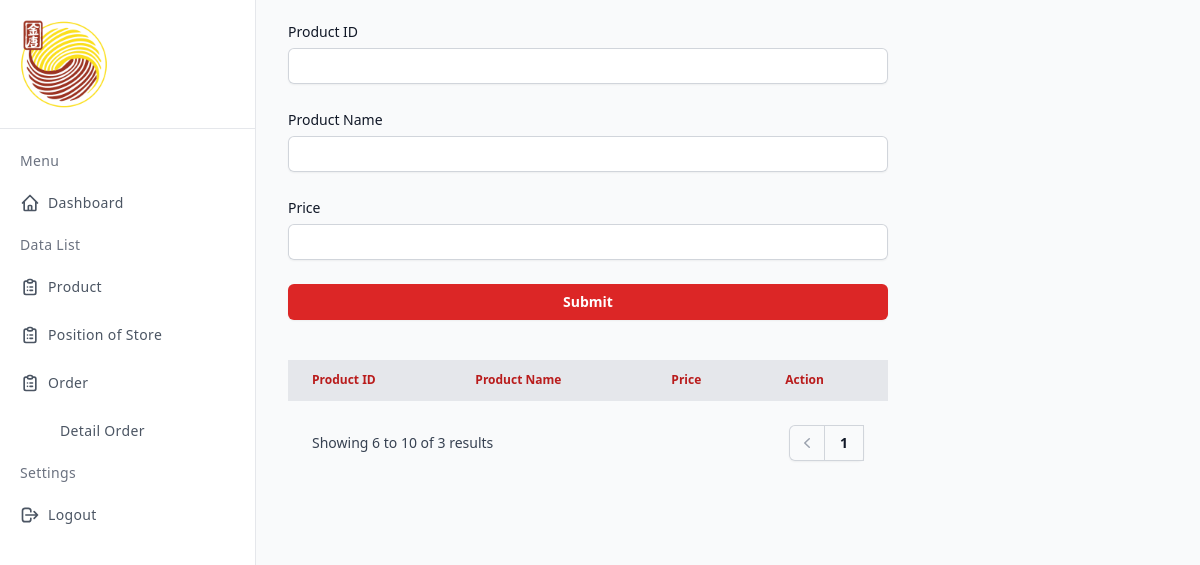
The app's page /produk/produk.php?page=2, older data.
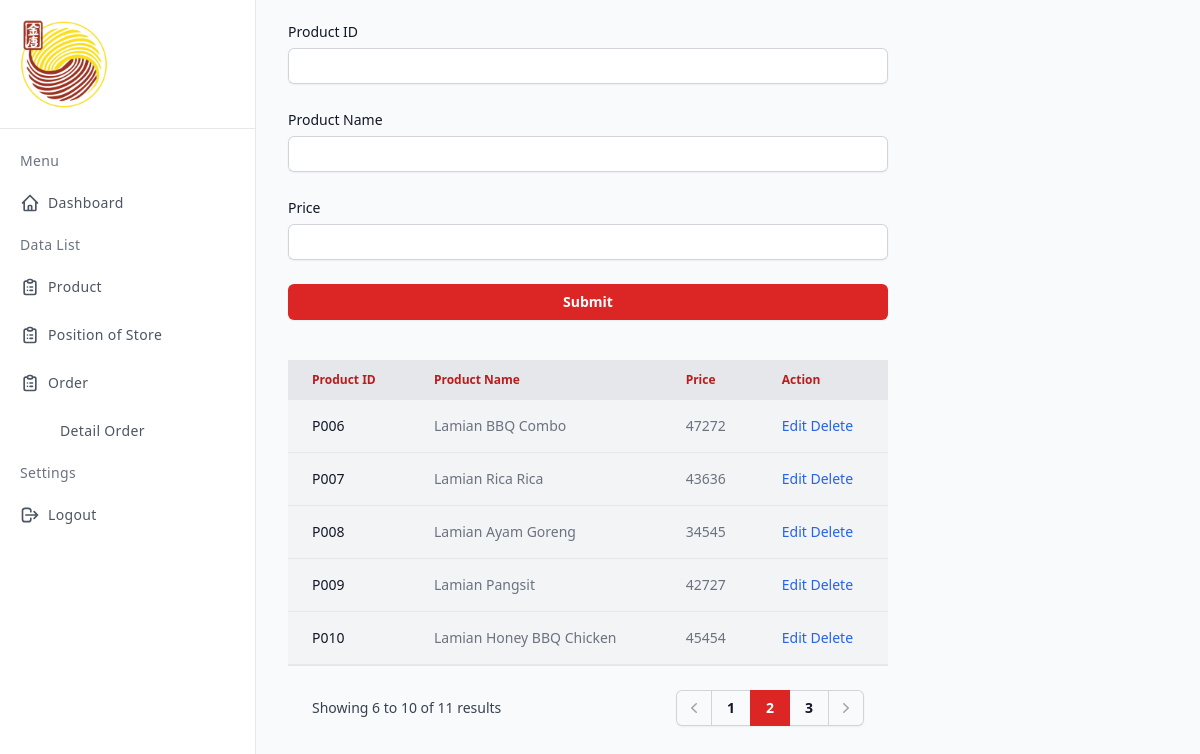
The same page, newer data.
### tables this page shows
CREATE TABLE `produk` (
  `idproduk` varchar(12) NOT NULL,
  `namaproduk` varchar(50) DEFAULT NULL,
  `hargaproduk` int(11) DEFAULT NULL
);

### produk/produk.php (the view, shortened to what this page needs)
<?php
    include '../koneksi.php';
    $dataPerPage = 5;
    $totalData = mysqli_num_rows(mysqli_query($conn, "SELECT * FROM produk"));
    $totalPage = ceil($totalData / $dataPerPage);
    $currentPage = (isset($_GET["page"]))? $_GET["page"] : 1;
    $firstData = ($currentPage - 1) * $dataPerPage;
    $lastPageItemCount = $totalData % $dataPerPage;
?>
<!DOCTYPE html>
<html lang="en">
<head>
    <script src="https://cdn.tailwindcss.com"></script>
    <link rel="stylesheet" href="../assets/style/style.css">
</head>
<body>
    <div class="min-h-screen flex flex-col flex-auto flex-shrink-0 antialiased bg-gray-50 text-gray-800">
        <div class="flex">
            <div class="fixed flex flex-col top-0 left-0 w-64 bg-white h-full border-r">
            <div class="flex p-4 h-auto border-b">
                <div class="w-24 block">
                    <img src="../assets/images/logo-golam.png" alt="">
                </div>
            </div>
            <div class="overflow-y-auto overflow-x-hidden flex-grow">
            <ul class="flex flex-col py-4 space-y-1">
                <li class="px-5">
                <div class="flex flex-row items-center h-8">
                    <div class="text-sm font-light tracking-wide text-gray-500">Menu</div>
                </div>
                </li>
                <li>
                <a href="../home.php" class="relative flex flex-row items-center h-11 focus:outline-none hover:bg-gray-50 text-gray-600 hover:text-gray-800 border-l-4 border-transparent hover:border-red-500 pr-6">
                    <span class="inline-flex justify-center items-center ml-4">
                    </span>
                    <span class="ml-2 text-sm tracking-wide truncate">Dashboard</span>
                </a>
                </li>
                <li class="px-5">
                <div class="flex flex-row items-center h-8">
                    <div class="text-sm font-light tracking-wide text-gray-500">Data List</div>
                </div>
                </li>
                <li>
                <a href="../produk/produk.php" class="relative flex flex-row items-center h-11 focus:outline-none hover:bg-gray-50 text-gray-600 hover:text-gray-800 border-l-4 border-transparent hover:border-red-500 pr-6">
                    <span class="inline-flex justify-center items-center ml-4">
                    </span>
                    <span class="ml-2 text-sm tracking-wide truncate">Product</span>
                </a>
                </li>
                <li>
                <a href="../pos/pos.php" class="relative flex flex-row items-center h-11 focus:outline-none hover:bg-gray-50 text-gray-600 hover:text-gray-800 border-l-4 border-transparent hover:border-red-500 pr-6">
                    <span class="inline-flex justify-center items-center ml-4">
                    </span>
                    <span class="ml-2 text-sm tracking-wide truncate">Position of Store</span>
                </a>
                </li>
                <li>
                <a href="../order/order.php" class="relative flex flex-row items-center h-11 focus:outline-none hover:bg-gray-50 text-gray-600 hover:text-gray-800 border-l-4 border-transparent hover:border-red-500 pr-6">
                    <span class="inline-flex justify-center items-center ml-4">
                    </span>
                    <span class="ml-2 text-sm tracking-wide truncate">Order</span>
                </a>
                </li>
                <li>
                <a href="../order/order-detail.php" class="pl-12 relative flex flex-row items-center h-11 focus:outline-none hover:bg-gray-50 text-gray-600 hover:text-gray-800 border-l-4 border-transparent hover:border-red-500 pr-6">
                    <span class="ml-2 text-sm tracking-wide truncate">Detail Order</span>
                </a>
                </li>
                <li class="px-5">
                <div class="flex flex-row items-center h-8">
                    <div class="text-sm font-light tracking-wide text-gray-500">Settings</div>
                </div>
                </li>
                <li>
                    <a href="../index.php" class="relative flex flex-row items-center h-11 focus:outline-none hover:bg-gray-50 text-gray-600 hover:text-gray-800 border-l-4 border-transparent hover:border-red-500 pr-6">
                        <span class="inline-flex justify-center items-center ml-4">
                        <svg class="w-5 h-5" fill="none" stroke="currentColor" viewBox="0 0 24 24" xmlns="http://www.w3.org/2000/svg"><path stroke-linecap="round" stroke-linejoin="round" stroke-width="2" d="M17 16l4-4m0 0l-4-4m4 4H7m6 4v1a3 3 0 01-3 3H6a3 3 0 01-3-3V7a3 3 0 013-3h4a3 3 0 013 3v1"></path></svg>
                        </span>
                        <span class="ml-2 text-sm tracking-wide truncate">Logout</span>
                    </a>
                </li>
            </ul>
            </div>
            </div>
            <div class="flex flex-grow">
                <div class="mt-5 ml-72 mx-auto w-3/6">
                    <div class="flex">
                    <form class="space-y-6 w-full" action="#" method="POST">
                        <div>
                            <label
                                for="text"
                                class="block text-sm font-medium leading-6 text-gray-900"
                                >Product ID</label
                            >
                            <div class="mt-1">
                                <input
                                    id="username"
                                    name="idproduk"
                                    type="text"
                                    required
                                    class="block w-full rounded-md border-0 py-1.5 text-gray-900 shadow-sm ring-1 ring-inset ring-gray-300 placeholder:text-gray-400 focus:ring-2 focus:ring-inset focus:ring-slate-400 sm:text-sm sm:leading-6 p-2"
                                />
                            </div>
                        </div>
                        <div>
                            <label
                                for="text"
                                class="block text-sm font-medium leading-6 text-gray-900"
                                >Product Name</label
                            >
                            <div class="mt-1">
                                <input
                                    id="username"
                                    name="namaproduk"
                                    type="text"
                                    required
                                    class="block w-full rounded-md border-0 py-1.5 text-gray-900 shadow-sm ring-1 ring-inset ring-gray-300 placeholder:text-gray-400 focus:ring-2 focus:ring-inset focus:ring-slate-400 sm:text-sm sm:leading-6 p-2"
                                />
                            </div>
                        </div>
                        <div>
                            <label
                                for="text"
                                class="block text-sm font-medium leading-6 text-gray-900"
                                >Price</label
                            >
                            <div class="mt-1">
                                <input
                                    id="username"
                                    name="hargaproduk"
                                    type="text"
                                    required
                                    class="block w-full rounded-md border-0 py-1.5 text-gray-900 shadow-sm ring-1 ring-inset ring-gray-300 placeholder:text-gray-400 focus:ring-2 focus:ring-inset focus:ring-slate-400 sm:text-sm sm:leading-6 p-2"
                                />
                            </div>
                        </div>
                        <div>
                            <button
                                type="submit"
                                name="proses"
                                class="flex w-full justify-center rounded-md bg-red-600 px-3 py-1.5 text-sm font-semibold leading-6 text-white shadow-sm hover:bg-red-500 focus-visible:outline focus-visible:outline-2 focus-visible:outline-offset-2 focus-visible:outline-slate-400"
                            >
                                Submit
                            </button>
                        </div>
                    </form>
                    </div>
                    <table class="w-full text-sm text-left text-gray-500 mt-10">
                        <thead class="text-xs text-red-700 bg-gray-200">
                            <tr>
                                <th scope="col" class="px-6 py-3">
                                    Product ID
                                </th>
                                <th scope="col" class="px-6 py-3">
                                    Product Name
                                </th>
                                <th scope="col" class="px-6 py-3">
                                    Price
                                </th>
                                <th scope="col" class="px-6 py-3">
                                    Action
                                </th>
                            </tr>
                        </thead>
                        <tbody>
                            <?php
                                include '../koneksi.php';
                                $query = mysqli_query($conn, "SELECT * FROM produk LIMIT $firstData, $dataPerPage");
                                while ($data=mysqli_fetch_array($query)){
                            ?>
                            <tr class="bg-gray-100 border-b hover:bg-gray-300 w-full">
                                <th scope="row" class="px-6 py-4 font-medium text-gray-900 whitespace-nowrap">
                                    <?php echo $data['idproduk'];?>
                                </th>
                                <td class="px-6 py-4">
                                    <?php echo $data['namaproduk'];?>
                                </td>
                                <td class="px-6 py-4">
                                    <?php echo $data['hargaproduk'];?>
                                </td>
                                <td class="px-6 py-4">
                                    <a href="produk-ubah.php?idstore=<?php echo $data['idstore'];?>" class="font-medium text-blue-600 dark:text-blue-500 hover:underline">Edit</a>
                                    <a href="produk-ubah.php?idstore=<?php echo $data['idstore'];?>" class="font-medium text-blue-600 dark:text-blue-500 hover:underline">Delete</a>
                                </td>
                            </tr>
                            <?php
                                }
                            ?>
                        </tbody>
                    </table>
                <div class="flex items-center justify-between border-t border-gray-200 px-4 pt-6 sm:px-6">
                        <div class="hidden sm:flex sm:flex-1 sm:items-center sm:justify-between">
                            <div>
                            <p class="text-sm text-gray-700">
                                Showing
                                <span class="font-medium"><?= $firstData + 1?></span>
                                to
                                <span class="font-medium">
                                <?php if ($currentPage == $totalPage): ?>
                                    <?= $firstData + $lastPageItemCount; ?>
                                <?php else : ?>
                                    <?= $firstData + $dataPerPage; ?>
                                <?php endif; ?>
                                </span>
                                of
                                <span class="font-medium"><?= $totalData ?></span>
                                results
                            </p>
                            </div>
                            <div>
                            <nav class="isolate inline-flex -space-x-px rounded-md shadow-sm" aria-label="Pagination">
                            <?php if ($currentPage > 1) : ?>
                                <a href="?page=<?= $currentPage - 1; ?>" class="relative inline-flex items-center rounded-l-md px-2 py-2 text-gray-400 ring-1 ring-inset ring-gray-300 hover:bg-gray-50 focus:z-20 focus:outline-offset-0">
                                <svg class="h-5 w-5" viewBox="0 0 20 20" fill="currentColor" aria-hidden="true">
                                    <path fill-rule="evenodd" d="M12.79 5.23a.75.75 0 01-.02 1.06L8.832 10l3.938 3.71a.75.75 0 11-1.04 1.08l-4.5-4.25a.75.75 0 010-1.08l4.5-4.25a.75.75 0 011.06.02z" clip-rule="evenodd" />
                                </svg>
                                </a>
                            <?php endif; ?>
                                <?php for($i = 1; $i <= $totalPage; $i++) :?>
                                <?php if($i == $currentPage) :?>
                                <a href="?page=<?= $i; ?>" aria-current="page" class="relative z-10 inline-flex items-center bg-red-600 px-4 py-2 text-sm font-semibold text-white focus:z-20 focus-visible:outline focus-visible:outline-2 focus-visible:outline-offset-2 focus-visible:outline-indigo-600"><?= $i; ?></a>
                                <?php else:?>
                                <a href="?page=<?= $i; ?>" class="relative inline-flex items-center px-4 py-2 text-sm font-semibold text-gray-900 ring-1 ring-inset ring-gray-300 hover:bg-gray-50 focus:z-20 focus:outline-offset-0"><?= $i; ?></a>
                                <?php endif;?>
                                <?php endfor; ?>
                                <?php if ($currentPage < $totalPage) : ?>
                                <a href="?page=<?= $currentPage + 1; ?>" class="relative inline-flex items-center rounded-r-md px-2 py-2 text-gray-400 ring-1 ring-inset ring-gray-300 hover:bg-gray-50 focus:z-20 focus:outline-offset-0">
                                <svg class="h-5 w-5" viewBox="0 0 20 20" fill="currentColor" aria-hidden="true">
                                    <path fill-rule="evenodd" d="M7.21 14.77a.75.75 0 01.02-1.06L11.168 10 7.23 6.29a.75.75 0 111.04-1.08l4.5 4.25a.75.75 0 010 1.08l-4.5 4.25a.75.75 0 01-1.06-.02z" clip-rule="evenodd" />
                                </svg>
                                </a>
                                <?php endif; ?>
                            </nav>
                            </div>
                        </div>
                    </div>
                </div>
            </div>
        </div>
    </div>
</body>
</html>

Row changes from the older to the newer data that the page shows:
added produk: idproduk "P006", namaproduk "Lamian BBQ Combo", hargaproduk "47272"
added produk: idproduk "P007", namaproduk "Lamian Rica Rica", hargaproduk "43636"
added produk: idproduk "P008", namaproduk "Lamian Ayam Goreng", hargaproduk "34545"
added produk: idproduk "P009", namaproduk "Lamian Pangsit", hargaproduk "42727"
added produk: idproduk "P010", namaproduk "Lamian Honey BBQ Chicken", hargaproduk "45454"
Text that changed along with them:
$totalData: "3" → "11"
new list line: "2"
new list line: "3"
